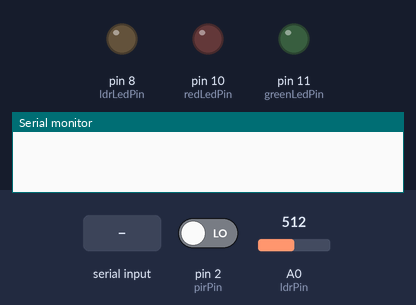
A sketch run on a simulated Arduino Uno, built with avr-gcc and run on an emulated ATmega328P. Shown: output pins drawn as LEDs (lit = HIGH), the last lines printed to the serial monitor. The test bench sets the inputs (shaded band); at power-on: pin 2 (pirPin) LOW, A0 (ldrPin) = 512.

Above: at 1.2 s.
1.3 s: pin 2 (pirPin) driven HIGH
At 2.3 s:
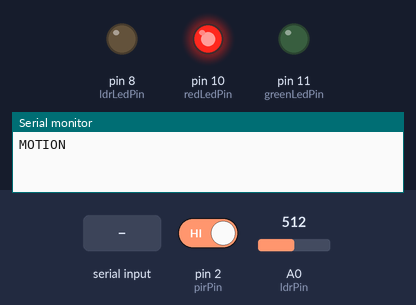
2.8 s: "G" received over Serial
At 3.4 s:
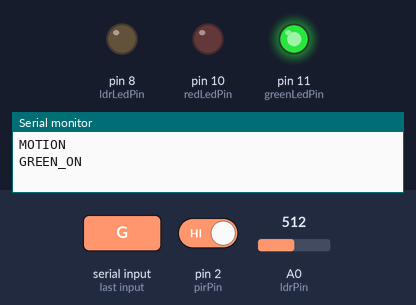
Timing chart, 0 to 9.4 s (numbered marks = the images above; inputs shaded):
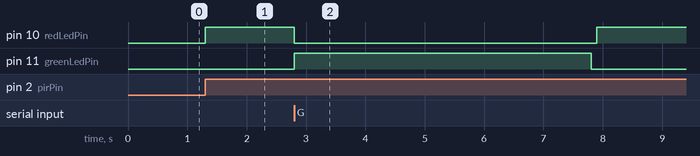

The sketch:

home_sec_sys.ino
```cpp
#include <Servo.h>

const int pirPin = 2;
const int ldrPin = A0;
const int redLedPin = 10;      // RED LED (Face not recognized)
const int greenLedPin = 11;    // GREEN LED (face recognized)
const int buzzerPin = 4;
const int ldrLedPin = 8;       //LED next to LDR ( if low light )
const int lightThreshold = 100;

Servo myServo;

void setup() {
  pinMode(pirPin, INPUT);
  pinMode(redLedPin, OUTPUT);
  pinMode(greenLedPin, OUTPUT);
  pinMode(buzzerPin, OUTPUT);
  pinMode(ldrLedPin, OUTPUT);
  Serial.begin(9600);
}

void loop() {
  int pirValue = digitalRead(pirPin);
  int ldrValue = analogRead(ldrPin);


  // LDR control for its own LED (independent of motion)
  if (ldrValue < lightThreshold) {
    digitalWrite(ldrLedPin, HIGH);
    }
  else {
    digitalWrite(ldrLedPin, LOW);
    }

  // PIR Motion Detection
  if (pirValue == HIGH) {
    Serial.println("MOTION");
    digitalWrite(redLedPin, HIGH); // Red LED ON for motion
    unsigned long startTime = millis();
    while (millis() - startTime < 10000) {
      if (Serial.available() > 0) {
        char cmd = Serial.read();
        if (cmd == 'G') {
          digitalWrite(greenLedPin, HIGH);
          digitalWrite(redLedPin, LOW);
          noTone(buzzerPin);
          Serial.println("GREEN_ON");
          delay(5000);
          digitalWrite(greenLedPin, LOW);
          Serial.println("GREEN_OFF");
          break;
        }
        else if (cmd == 'B') {
          tone(buzzerPin, 1000);
          digitalWrite(redLedPin, HIGH);
          Serial.println("BUZZED");
          delay(3000);
          noTone(buzzerPin);
          digitalWrite(redLedPin, LOW);
          Serial.println("BUZZ_OFF");
          break;
        }
      }
    }
  }
  else {
    digitalWrite(redLedPin, LOW);
    digitalWrite(greenLedPin, LOW);
    noTone(buzzerPin);
  }

delay(100);
} 
```

Measured:
- after the input at 1.3 s, pin 10 (redLedPin): LOW → HIGH at once
- after the input at 2.8 s, pin 10 (redLedPin): HIGH → LOW at once, → HIGH 5.1 s later; pin 11 (greenLedPin): LOW → HIGH at once, → LOW 5.0 s later
